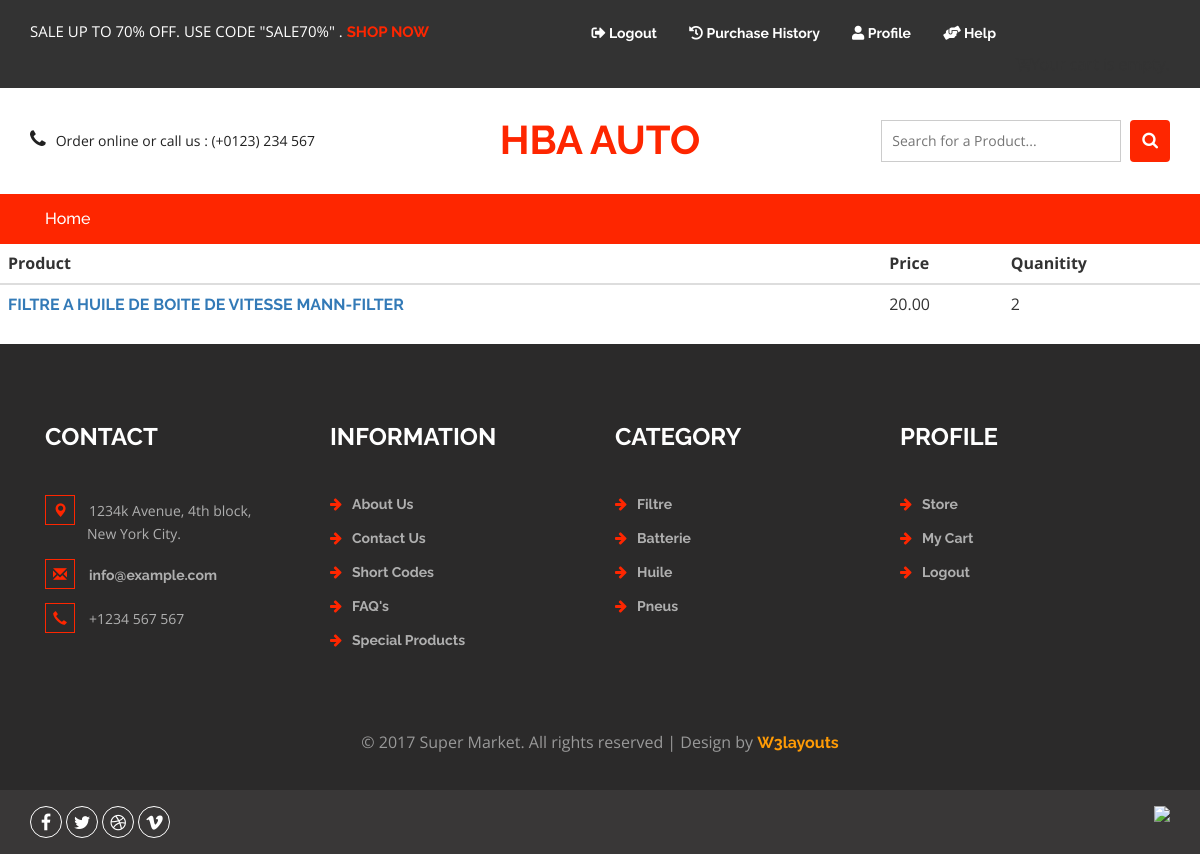
The app's page /orders/history/73 (signed in) with its own data.
### orders/models.py (models this page shows, shortened)
class OrderItem(models.Model):
    order = models.ForeignKey(Order, related_name='items', on_delete=models.CASCADE)
    product = models.ForeignKey(Product, related_name='order_items', on_delete=models.CASCADE)
    price = models.DecimalField(max_digits=10, decimal_places=2)
    quantity = models.PositiveIntegerField(default=1)
    created = models.DateTimeField(auto_now_add=True)

### products/models.py (models this page shows, shortened)
class Product(models.Model):
    Category = models.ForeignKey(Category,related_name='products',on_delete=models.CASCADE)
    nameProd = models.CharField(max_length=100, db_index=True)
    slug = models.SlugField(max_length=150, db_index=True)
    description = models.TextField(blank=True)
    price = models.FloatField(default=None)
    available = models.BooleanField(default=True)
    stock = models.PositiveIntegerField()
    created_at = models.DateTimeField(auto_now_add=True)
    updated_at = models.DateTimeField(auto_now=True)
    image = models.ImageField(upload_to='images/%Y%m%d', blank=True)
    def __str__(self):
        return self.nameProd

### orders/views.py (the view)
# urls.py: path('history/<id>',views.order_history_list, name='order_list')
@login_required
def order_history_list(request, id):
    template_name = 'orders/order/list.html'
    order_id = OrderItem.objects.filter(order=id)
    product = Product.objects.all()
    context = {
        'order_items': order_id,
        'product': product
    }
    return render(request, template_name, context)

### cart/cart.py (called while the page is built)
    def __len__(self):
        return sum(item['quantity'] for item in self.cart.values())

### cart/context_processors.py (called while the page is built)
def cart(request):
    return {'cart': Cart(request)}

### orders/templates/orders/order/list.html
{% extends 'shop/base.html' %}
{% load static %}
{% block content %}
          <table class="table">
    <thead>
        <tr>
        <th scope="col">Product</th>
        <th scope="col">Price</th>
        <th scope="col">Quanitity</th>
        </tr>
    </thead>
    <tbody>
        {% for items in order_items %}
            <tr>
            <td><a href="">{{items.product}}</a></td>
            <td>{{items.price}}</td>
            <td>{{items.quantity}}</td>
            </tr>
        {% endfor %}
    </tbody>
</table>
{% endblock %}

### products/static/products/css/style.css (style rules this page uses)
html, body { font-size: 100%; font-family: 'Open Sans', sans-serif; background:white; }
h1,h2,h3,h4,h5,h6,a { font-family: 'Raleway', sans-serif; margin:0; font-weight:700; }

### records on screen
OrderItem: product "FILTRE A HUILE DE BOITE DE VITESSE MANN-FILTER", price "20.00", quantity "2"
